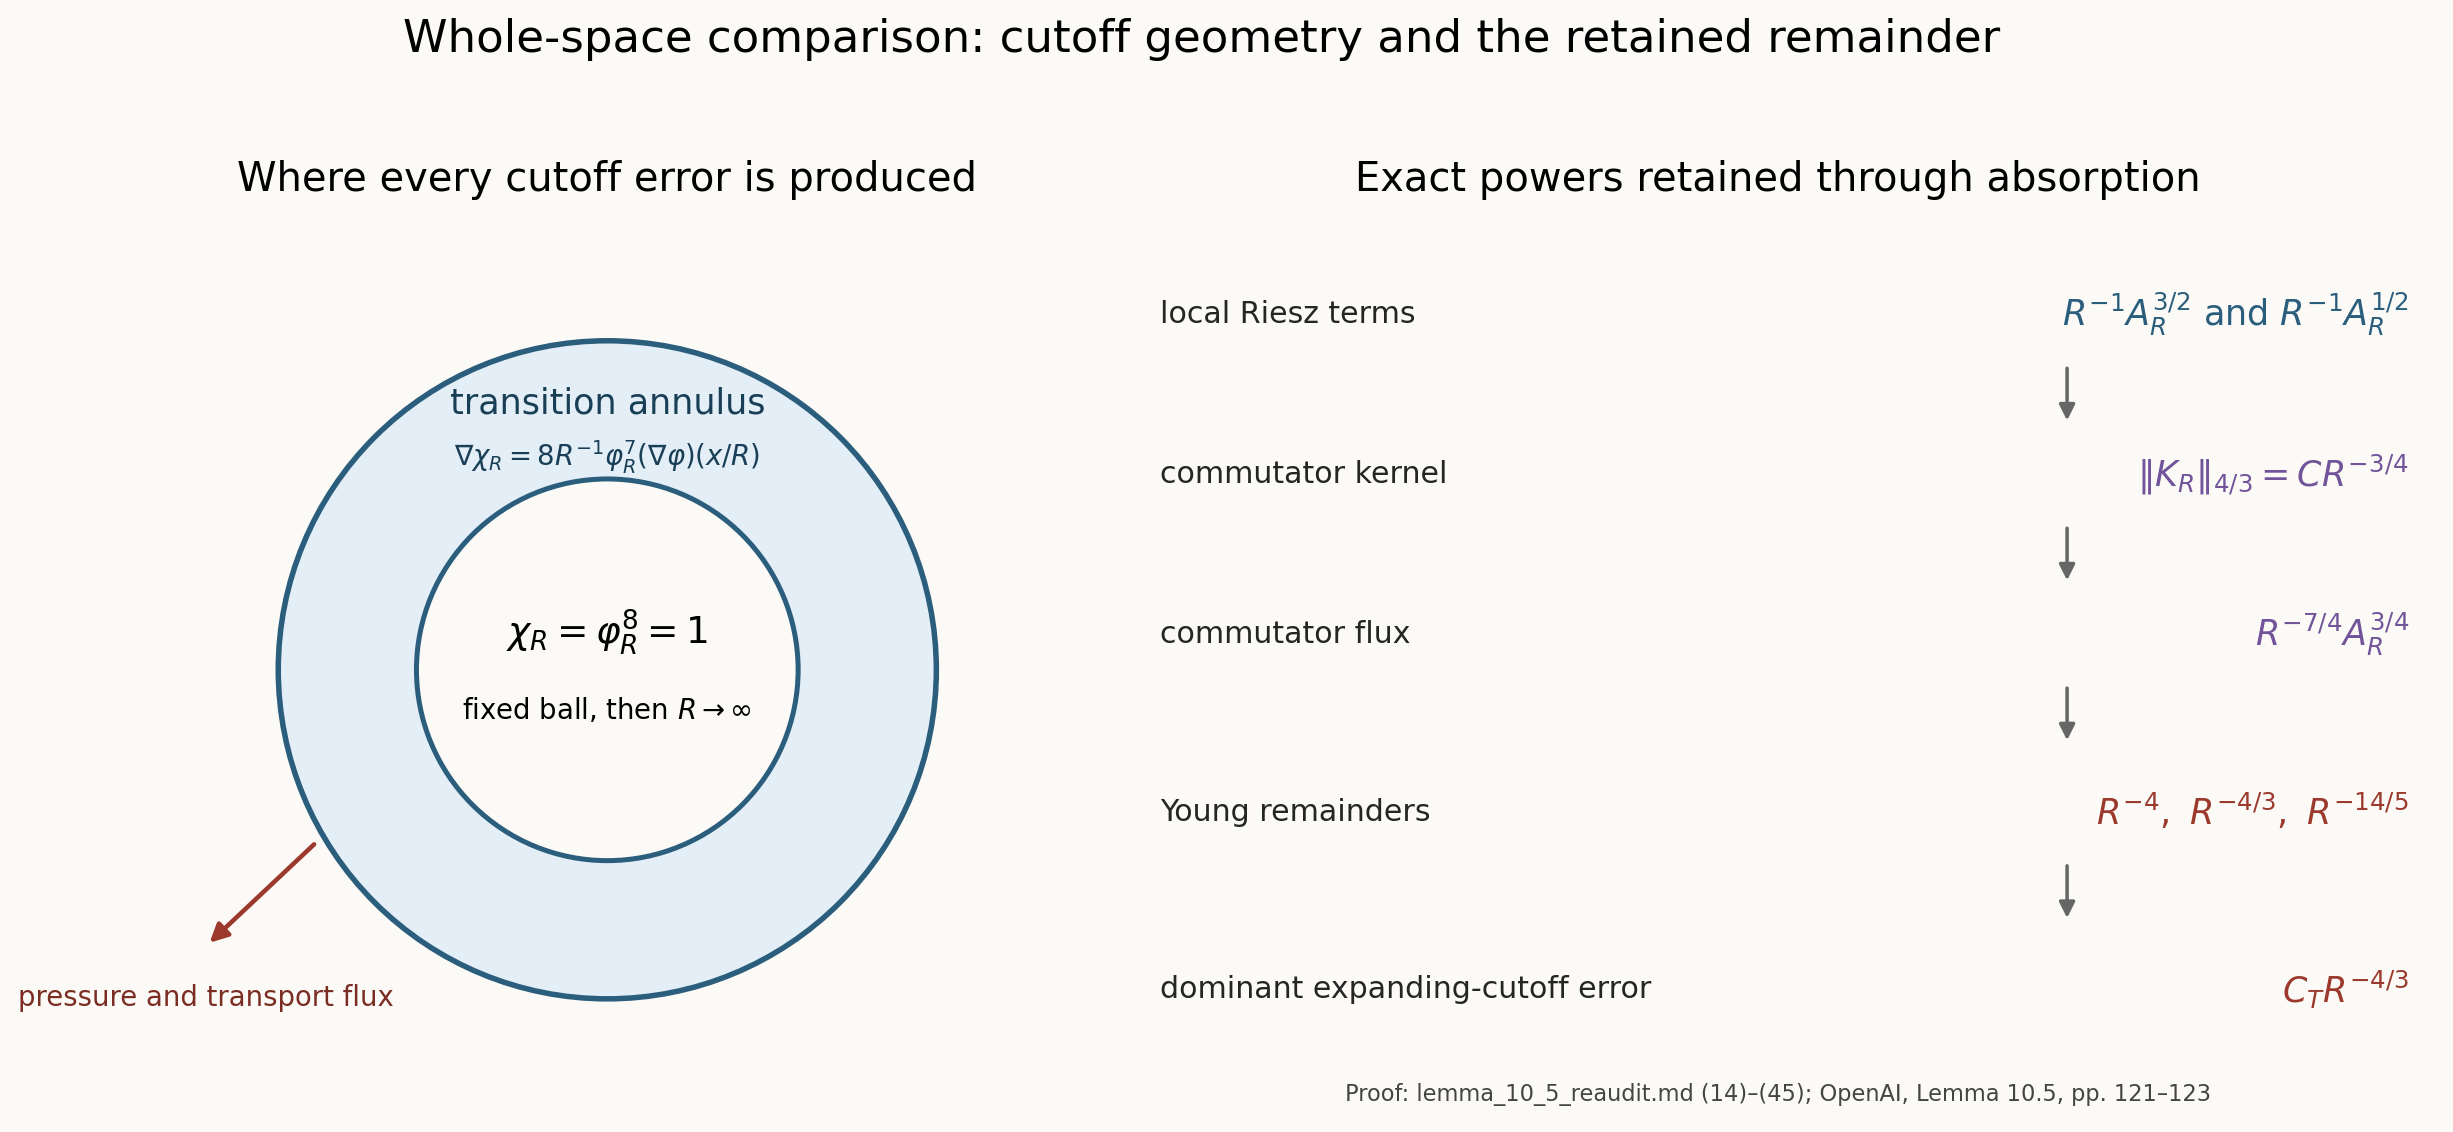

Here is the Python script that generated this plot:
from pathlib import Path

import matplotlib.pyplot as plt
from matplotlib.patches import Circle, FancyArrowPatch


OUT = Path(__file__).with_suffix(".png")


def main() -> None:
    fig, (ax0, ax1) = plt.subplots(
        1,
        2,
        figsize=(14, 6.5),
        gridspec_kw={"width_ratios": [1.0, 1.35]},
    )
    fig.patch.set_facecolor("#fbfaf6")

    ax0.set_aspect("equal")
    ax0.set_xlim(-1.35, 1.35)
    ax0.set_ylim(-1.35, 1.35)
    ax0.axis("off")
    ax0.add_patch(Circle((0, 0), 1.0, facecolor="#e4eef6", edgecolor="#2b5d7d", lw=2.2))
    ax0.add_patch(Circle((0, 0), 0.58, facecolor="#fbfaf6", edgecolor="#2b5d7d", lw=2.0))
    ax0.text(0, 0.08, r"$\chi_R=\varphi_R^8=1$", ha="center", fontsize=15)
    ax0.text(0, -0.15, r"fixed ball, then $R\to\infty$", ha="center", fontsize=11)
    ax0.text(0, 0.78, r"transition annulus", ha="center", fontsize=14, color="#193f56")
    ax0.text(
        0,
        0.62,
        r"$\nabla\chi_R=8R^{-1}\varphi_R^7(\nabla\varphi)(x/R)$",
        ha="center",
        fontsize=11,
        color="#193f56",
    )
    ax0.add_patch(
        FancyArrowPatch(
            (-0.88, -0.52),
            (-1.22, -0.84),
            arrowstyle="-|>",
            mutation_scale=15,
            lw=1.8,
            color="#9b3a2c",
        )
    )
    ax0.text(-1.22, -1.02, r"pressure and transport flux", ha="center", fontsize=11, color="#7b2d23")
    ax0.set_title("Where every cutoff error is produced", fontsize=16, pad=14)

    ax1.axis("off")
    ax1.set_xlim(0, 1)
    ax1.set_ylim(0, 1)
    rows = [
        (0.90, r"local Riesz terms", r"$R^{-1}A_R^{3/2}$ and $R^{-1}A_R^{1/2}$", "#2b5d7d"),
        (0.72, r"commutator kernel", r"$\|K_R\|_{4/3}=C R^{-3/4}$", "#72549a"),
        (0.54, r"commutator flux", r"$R^{-7/4}A_R^{3/4}$", "#72549a"),
        (0.34, r"Young remainders", r"$R^{-4},\ R^{-4/3},\ R^{-14/5}$", "#9b3a2c"),
        (0.14, r"dominant expanding-cutoff error", r"$C_T R^{-4/3}$", "#9b3a2c"),
    ]
    for y, label, formula, color in rows:
        ax1.text(0.03, y, label, fontsize=12, color="#252525", va="center")
        ax1.text(0.98, y, formula, fontsize=14, color=color, ha="right", va="center")
        if y > 0.15:
            ax1.add_patch(
                FancyArrowPatch(
                    (0.72, y - 0.055),
                    (0.72, y - 0.125),
                    arrowstyle="-|>",
                    mutation_scale=13,
                    lw=1.4,
                    color="#666666",
                )
            )
    ax1.text(
        0.5,
        0.015,
        "Proof: lemma_10_5_reaudit.md (14)–(45); OpenAI, Lemma 10.5, pp. 121–123",
        ha="center",
        fontsize=9,
        color="#444444",
    )
    ax1.set_title("Exact powers retained through absorption", fontsize=16, pad=14)

    fig.suptitle("Whole-space comparison: cutoff geometry and the retained remainder", fontsize=18, y=0.98)
    fig.tight_layout(rect=(0, 0.02, 1, 0.94))
    fig.savefig(OUT, dpi=180, bbox_inches="tight", facecolor=fig.get_facecolor())
    fig.savefig(OUT.with_suffix(".svg"), bbox_inches="tight", facecolor=fig.get_facecolor())
    print(OUT.name)


if __name__ == "__main__":
    main()
